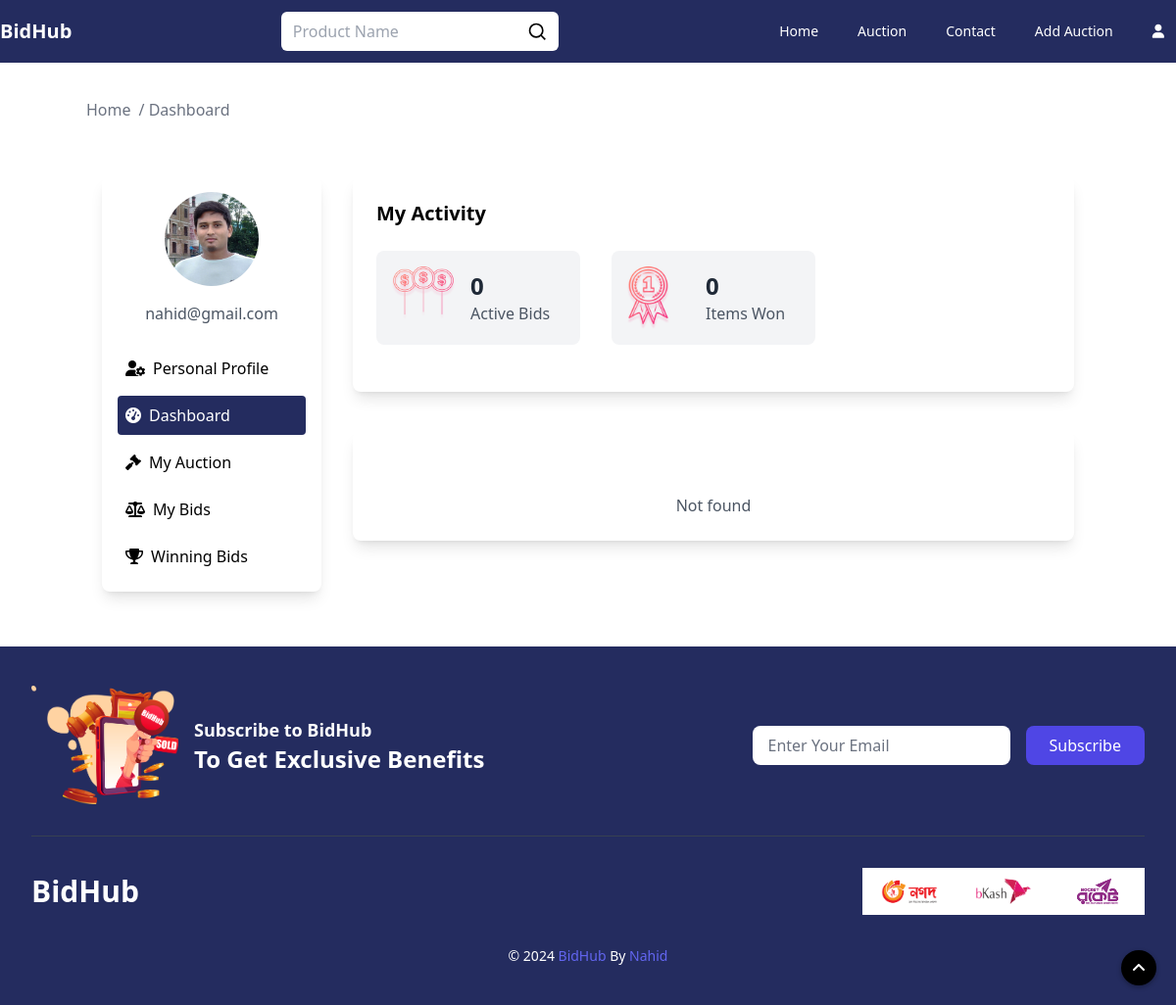
/dashboard (signed in), run on an earlier commit of the app's database.
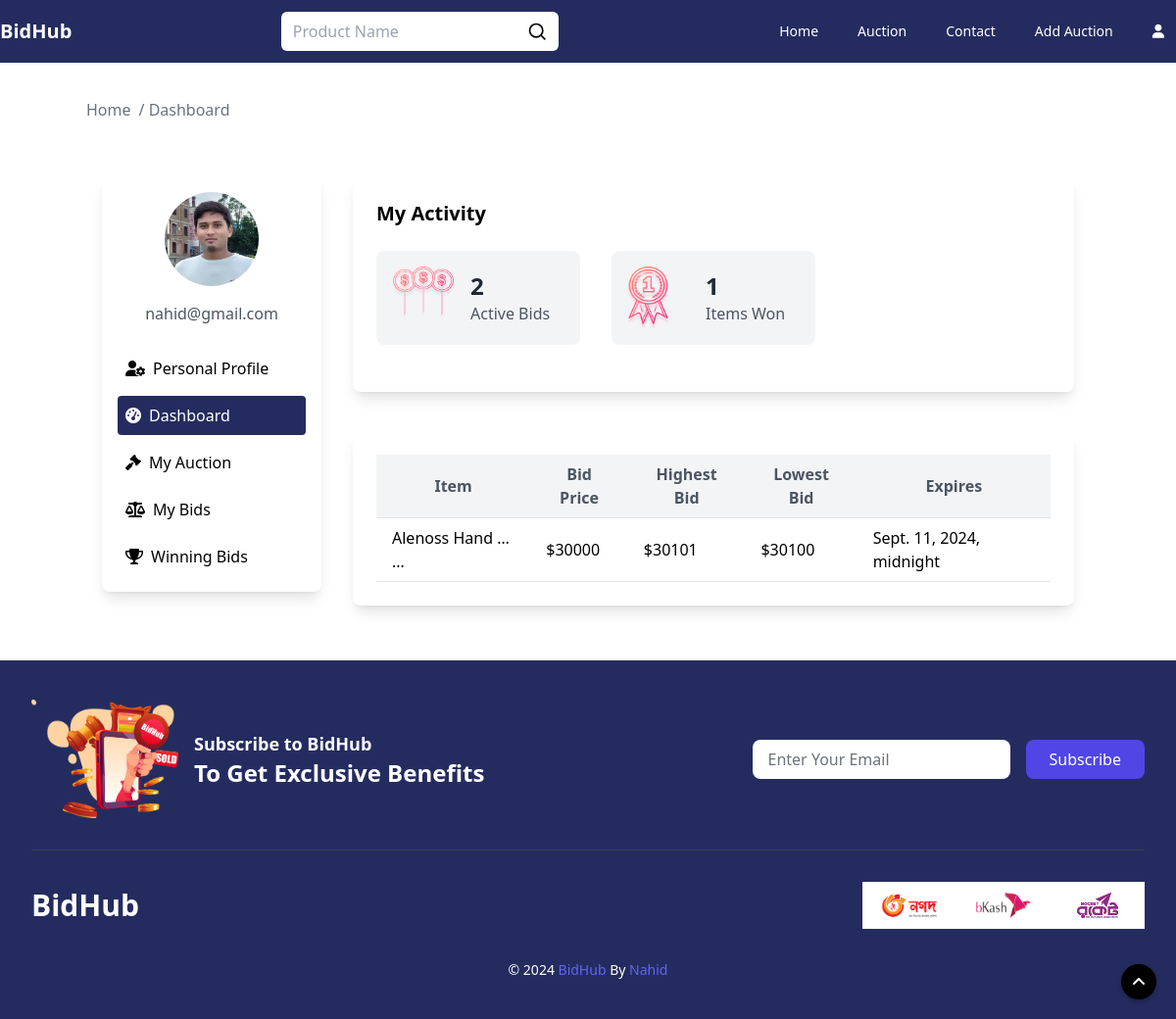
And on a later commit of the database.
### auctions/models.py (models this page shows, shortened)
class AuctionList(models.Model):
    user = models.ForeignKey(User, on_delete=models.CASCADE, null=True)
    title = models.CharField(max_length=64)
    desc = tinymce_models.HTMLField()
    starting_bid = models.IntegerField()
    current_bid = models.IntegerField(default=0)
    buy_now_price = models.IntegerField(default=0)
    bid_watch_list = models.IntegerField(default=0)
    expire_date = models.DateTimeField(blank=False, null=True)
    categories = models.ManyToManyField('Category', through='AuctionCategory')
    active_bool = models.BooleanField(default=True)

### auctions/views.py (the view)
# urls.py: path("dashboard", views.dashboard, name="userDashboard"),
@login_required(login_url='login')
def dashboard(request):
    userBids = Bids.objects.filter(user=request.user)
    user_auctions = AuctionList.objects.filter(id__in=[bid.listingid for bid in userBids])
    your_win = Winner.objects.filter(user=request.user.pk)
    for auction in user_auctions:
        highest_bid = Bids.objects.filter(listingid=auction.id).aggregate(Max('bid'))
        lowest_bid = Bids.objects.filter(listingid=auction.id).aggregate(Min('bid'))
        auction.highest_bid_price = highest_bid if highest_bid is not None else 0
        auction.lowest_bid_price = lowest_bid if lowest_bid is not None else 0
    user = request.user
    profile_picture_url = None
    if user.profile_picture:
        profile_picture_url = request.build_absolute_uri(user.profile_picture.url)
    return render(request, "dashboard.html", {
        'email': user.email,
        'name': f"{user.first_name} {user.last_name}",
        'profile_picture': profile_picture_url,
        'auctions': user_auctions,
        'your_win': len(your_win),
        'active_bids': len(userBids)
    })

### auctions/templates/dashboard.html (shortened to what the changed rows need)
{% extends "layout.html" %}
{% load static %}
{% block body %}
    <div class="max-w-[1280px] w-full m-auto">
        <section class="my-10">
            <div class="container mx-auto">
                <div class="flex flex-wrap justify-center">
                    <div class="w-full sm:w-2/3 lg:w-3/4 p-4">
                        <div class="bg-white shadow-lg rounded-lg p-6 mb-10">
                            <div class="flex flex-wrap -mx-4">
                                <div class="w-full md:w-1/2 lg:w-1/3 px-4 mb-6">
                                    <div class="bg-gray-100 rounded-lg p-4 flex items-center">
                                        <div class="ml-4">
                                            <h2 class="text-2xl font-semibold text-gray-800"><span
                                                    class="counter">{{ active_bids }}</span></h2>
                                        </div>
                                    </div>
                                </div>
                                <div class="w-full md:w-1/2 lg:w-1/3 px-4 mb-6">
                                    <div class="bg-gray-100 rounded-lg p-4 flex items-center">
                                        <div class="ml-4">
                                            <h2 class="text-2xl font-semibold text-gray-800"><span
                                                    class="counter">{{ your_win }}</span></h2>
                                        </div>
                                    </div>
                                </div>
                            </div>
                        </div>
                        <div class="bg-white shadow-lg rounded-lg p-6">
                            {% if auctions %}
                                <table class="w-full border-collapse">
                                    <thead class="bg-gray-100 text-gray-600">
                                    <tr>
                                        <th class="py-2 px-4 border-b">Item</th>
                                        <th class="py-2 px-4 border-b">Bid Price</th>
                                        <th class="py-2 px-4 border-b">Highest Bid</th>
                                        <th class="py-2 px-4 border-b">Lowest Bid</th>
                                        <th class="py-2 px-4 border-b">Expires</th>
                                    </tr>
                                    </thead>
                                    <tbody>
                                    {% for a_list in auctions %}
                                        <tr class="border-b hover:bg-gray-50">
                                            <td class="py-2 px-4" title="{{ a_list.title }}" data-purchase="item">
                                                {{ a_list.title|truncatewords:2 }}{% if a_list.title.split|length > 2 %}
                                                    ...{% endif %}
                                            </td>
                                            <td class="py-2 px-4" data-purchase="bid price">
                                                ${{ a_list.starting_bid }}</td>
                                            <td class="py-2 px-4" data-purchase="highest bid">
                                                ${{ a_list.highest_bid_price.bid__max }}</td>
                                            <td class="py-2 px-4" data-purchase="lowest bid">
                                                ${{ a_list.lowest_bid_price.bid__min }}</td>
                                            <td class="py-2 px-4" data-purchase="expires">{{ a_list.expire_date }}</td>
                                        </tr>
                                    {% endfor %}
                                    </tbody>
                                </table>
                            {% else %}
                                <p class="mt-10 w-full text-center text-gray-600">Not found</p>
                            {% endif %}
                        </div>
                    </div>
                </div>
            </div>
        </section>
    </div>
{% endblock %}

What changed in the data, as far as the page shows it:
added AuctionList: title "Alenoss Hand …", starting_bid "30000", highest_bid_price.bid__max "30101", lowest_bid_price.bid__min "30100", expire_date "Sept. 11, 2024, midnight"
Also different on the page:
{{ active_bids }}: "0" → "2"
{{ your_win }}: "0" → "1"
text no longer shown: "Not found"
text now shown: "Item Bid Price Highest Bid Lowest Bid Expires"
